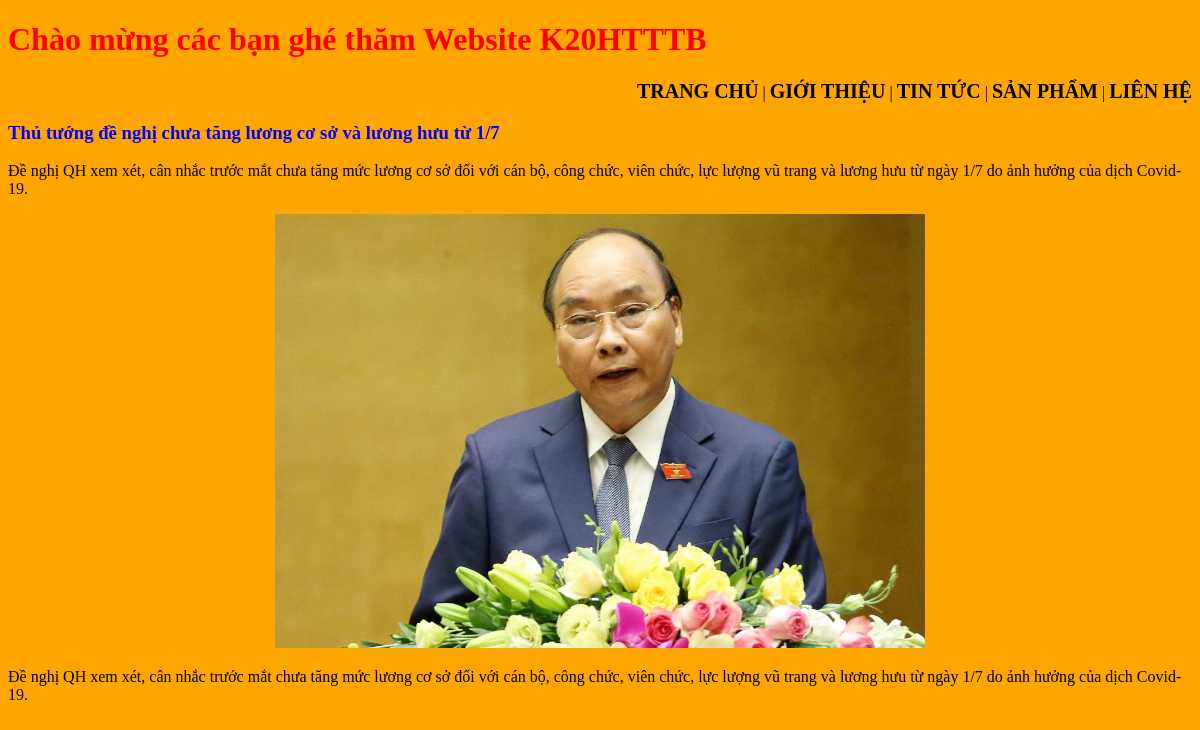
/tin_tuc_chi_tiet.php?id=5, run on the app's committed database.
### tables this page shows
CREATE TABLE `tbl_tin_tuc` (
  `id_tin_tuc` int(11) NOT NULL,
  `id_loai_tin_tuc` int(11) NOT NULL,
  `tieu_de` varchar(200) NOT NULL,
  `mo_ta` varchar(500) NOT NULL,
  `anh_minh_hoa` varchar(200) DEFAULT NULL,
  `noi_dung` text NOT NULL,
  `ghi_chu` text DEFAULT NULL
);

### tin_tuc_chi_tiet.php (the view, shortened to what this page needs)
<!DOCTYPE html>
<html>
<head>
	<link rel="stylesheet" type="text/css" href="./css/style.css">
</head>
<body>
	<h1 style="color: red;">Chào mừng các bạn ghé thăm Website K20HTTTB</h1>
	<p style="text-align: right;" id="dieuhuong"><a href=".\index.php">Trang chủ</a> | <a href=".\gioi_thieu.php">Giới thiệu</a> | <a href=".\tin_tuc.php">Tin tức</a> | <a href=".\san_pham.php">Sản phẩm</a> | <a href=".\lien_he.php">Liên hệ</a></p>
	<?php
		$id_tin_tuc = $_GET["id"];
		$ket_noi = mysqli_connect("localhost", "root", "", "k20htttb_db");
		$sql = "
			SELECT *
			FROM tbl_tin_tuc
			WHERE id_tin_tuc='".$id_tin_tuc."'
		";
		$noi_dung_tin_tuc = mysqli_query($ket_noi, $sql);
		while ($row = mysqli_fetch_array($noi_dung_tin_tuc)) {
	;?>
	<h3><?php echo $row["tieu_de"];?></h3>
	<p><?php echo $row["mo_ta"];?></p>
	<p style="text-align: center;"><img src="./img/<?php
		if ($row["anh_minh_hoa"]<>"") {
			echo $row["anh_minh_hoa"];
		} else {
			echo "no_image.png";
		}
	;?>" width="650px" height="auto"></p>
	<p><?php echo $row["noi_dung"];?></p>
	<?php
		}
	;?>
</body>
</html>

### css/style.css (style rules this page uses)
body { background-color: orange; }
h3 { font-weight: bold; color: blue; }
a { text-decoration-line: none; font-size: 20px; font-weight: bold; color: black; }
a:link { color: black; }
#dieuhuong { text-transform: uppercase; }

### data on the page
tbl_tin_tuc: tieu_de "Thủ tướng đề nghị chưa tăng lương cơ sở và lương hưu từ 1/7", mo_ta "Đề nghị QH xem xét, cân nhắc trước mắt chưa tăng mức lương cơ sở đối với cán bộ, công chức, viên chức, lực lượng vũ trang và lương hưu từ ngày 1/7 do ảnh hưởng của dịch Covid-19.", anh_minh_hoa (picture), noi_dung "Đề nghị QH xem xét, cân nhắc trước mắt chưa tăng mức lương cơ sở đối với cán bộ, công chức, viên chức, lực lượng vũ trang và lương hưu từ ngày 1/7 do ảnh hưởng của dịch Covid-19."
